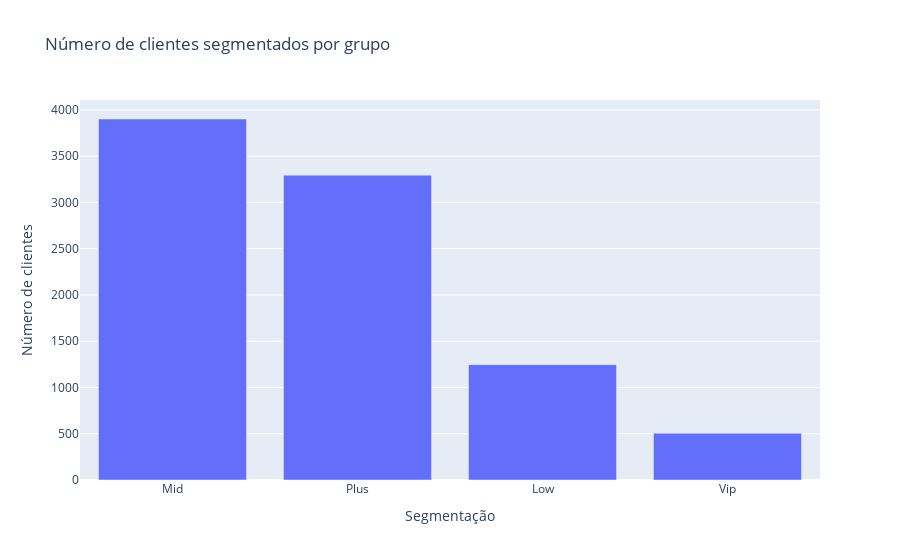

Notebook source saved alongside this figure:
### Markdown cell above
## Dataviz

### Code cell
fig = px.bar(df['SEGMENTATION'].value_counts(), title="Número de clientes segmentados por grupo")
fig.update_layout(xaxis_title="Segmentação", yaxis_title="Número de clientes")
fig.update_layout(showlegend=False)
fig.show()

### Figure 1 — Plotly figure (JSON) as saved in the notebook; plotly's stock layout.template omitted (floating-point values rounded to 4 significant figures)
{"data": [{"alignmentgroup": "True", "hovertemplate": "variable=SEGMENTATION<br>index=%{x}<br>value=%{y}<extra></extra>", "legendgroup": "SEGMENTATION", "marker": {"color": "#636efa", "pattern": {"shape": ""}}, "name": "SEGMENTATION", "offsetgroup": "SEGMENTATION", "orientation": "v", "showlegend": true, "textposition": "auto", "type": "bar", "x": ["Mid", "Plus", "Low", "Vip"], "xaxis": "x", "y": [3902, 3295, 1247, 506], "yaxis": "y"}], "layout": {"barmode": "relative", "legend": {"title": {"text": "variable"}, "tracegroupgap": 0}, "showlegend": false, "title": {"text": "Número de clientes segmentados por grupo"}, "xaxis": {"anchor": "y", "domain": [0, 1], "title": {"text": "Segmentação"}}, "yaxis": {"anchor": "x", "domain": [0, 1], "title": {"text": "Número de clientes"}}}}
